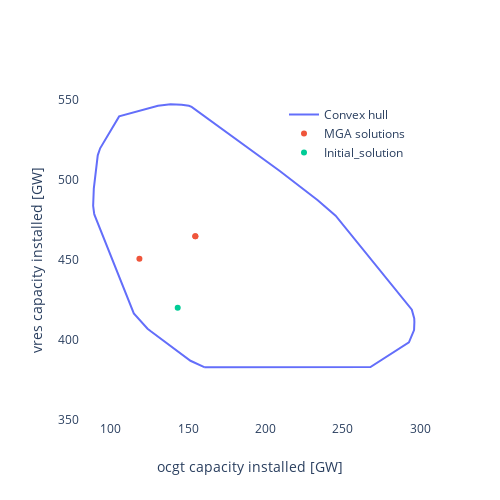

Notebook code cell kept with this figure:
### Code cell
fig = go.Figure()



fig.add_trace(go.Scatter(x=hull.points[np.append(hull.vertices,hull.vertices[0])][:,0]/1000,
                          y=hull.points[np.append(hull.vertices,hull.vertices[0])][:,1]/1000,
                          #z=data_detail_sum[:,2],
                          mode='lines',name='Convex hull'))

fig.add_trace(go.Scatter(x=data_detail_hsj[:,0]/1000,
                          y=data_detail_hsj[:,1]/1000,
                          #z=data_detail_sum[:,2],
                          mode='markers',name='MGA solutions'))

fig.add_trace(go.Scatter(x=[initial_solution[0]/1000],
                          y=[initial_solution[1]/1000],
                          #z=[np.mean(data_detail_sum,axis=0)[2]],
                          mode='markers',name='Initial_solution'))

fig.update_yaxes(title_text='vres capacity installed [GW]',range=[350,550])
fig.update_xaxes(title_text='ocgt capacity installed [GW]',range=[80,300])
fig.update_layout(
    autosize=False,
    showlegend=True,
    width=500,
    height=500,
    paper_bgcolor='rgba(0,0,0,0)',
    plot_bgcolor='rgba(0,0,0,0)',
    legend=dict(x=0.6,y=1)
)
fig.write_image("C:/Users\Tim\OneDrive - Aarhus universitet\Speciale\Report\Images\comparison_2.pdf")
fig.show()

### Figure 1 — Plotly figure (JSON) as saved in the notebook; plotly's stock layout.template omitted (floating-point values rounded to 4 significant figures)
{"data": [{"mode": "lines", "name": "Convex hull", "type": "scatter", "x": [160.4, 267.7, 267.9, 292.8, 295.5, 295.9, 296.2, 296.4, 296.3, 294.7, 248.5, 245.4, 233.8, 209.3, 152.2, 151.7, 150.5, 145.8, 138.6, 130.5, 108.7, 108.3, 105.3, 93.03, 91.77, 91.48, 88.93, 88.55, 88.48, 88.5, 89.15, 89.32, 114.8, 123.7, 126.0, 151.4, 151.5, 160.4], "y": [383.0, 383.0, 383.1, 398.5, 404.3, 405.3, 406.2, 411.2, 413.5, 419.0, 474.7, 477.7, 487.3, 505.6, 545.7, 546.0, 546.4, 547.0, 547.3, 546.4, 541.0, 540.9, 539.8, 519.8, 516.4, 515.4, 494.6, 488.9, 485.5, 483.9, 479.1, 478.4, 416.6, 407.1, 405.3, 387.1, 387.0, 383.0]}, {"mode": "markers", "name": "MGA solutions", "type": "scatter", "x": [154.6, 118.4, 154.6], "y": [464.8, 450.7, 464.8]}, {"mode": "markers", "name": "Initial_solution", "type": "scatter", "x": [143.2], "y": [420.1]}], "layout": {"autosize": false, "height": 500, "legend": {"x": 0.6, "y": 1}, "paper_bgcolor": "rgba(0,0,0,0)", "plot_bgcolor": "rgba(0,0,0,0)", "showlegend": true, "width": 500, "xaxis": {"range": [80, 300], "title": {"text": "ocgt capacity installed [GW]"}}, "yaxis": {"range": [350, 550], "title": {"text": "vres capacity installed [GW]"}}}}
